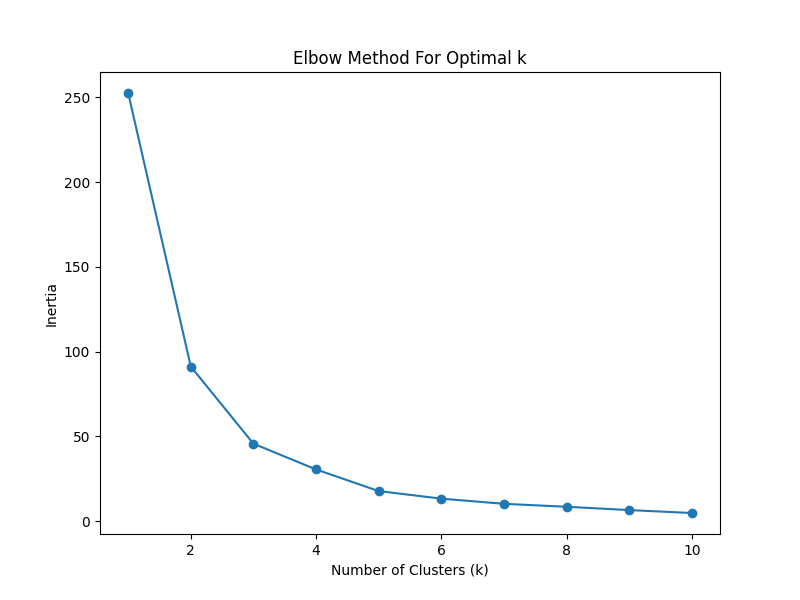

Write Python code to recreate this figure.
import numpy as np
import matplotlib.pyplot as plt
from sklearn.datasets import make_blobs
from sklearn.cluster import KMeans

# Assuming 'X' is your data (e.g., a 2D array or DataFrame with your data points)
# X = ...
X, y = make_blobs(n_samples=300, centers=3, cluster_std=0.60, random_state=42)

# Plot the dataset to visualize the clusters
plt.figure(figsize=(8, 6))
plt.scatter(X[:, 0], X[:, 1], c='blue', marker='o', edgecolors='k')
plt.title("Generated Dataset with 3 Clusters")
plt.xlabel("Feature 1")
plt.ylabel("Feature 2")
plt.savefig('data.png', format='png')



# Parameters for random normal data
mean = 0
std_dev = 1
size = 300  # Number of samples (data points)

# Generate a 2D random normal vector (size=300, 1 feature)
X = np.random.normal(loc=mean, scale=std_dev, size=(size, 1))

# List to store the inertia values for each k
inertia = []

# Try a range of k values (from 1 to 10)
for k in range(1, 11):
    kmeans = KMeans(n_clusters=k, random_state=42)
    kmeans.fit(X)
    inertia.append(kmeans.inertia_)

# Plotting the Elbow graph
plt.figure(figsize=(8, 6))
plt.plot(range(1, 11), inertia, marker='o')
plt.title('Elbow Method For Optimal k')
plt.xlabel('Number of Clusters (k)')
plt.ylabel('Inertia')
plt.savefig('elbow_method.png', format='png')
